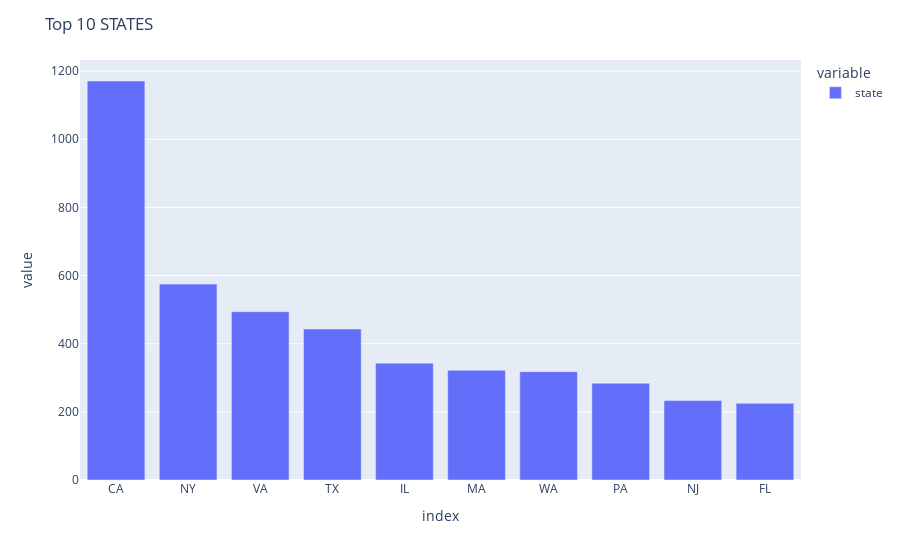

Notebook source saved alongside this figure:
### Markdown cell above
### Top 5 companies hiring for Data scientist:
- SSRS has highest number of positions. 
- Kforce 
- TEK systems, Inc
- Facebook 
- KPMG 
- Amazon

### Code cell
data3 = pd.DataFrame(df['state'].value_counts().head(10))
data3

import plotly.express as px
fig = px.bar(data3)
fig.update_layout(title = 'Top 10 STATES')

### Figure 1 — Plotly figure (JSON) as saved in the notebook; plotly's stock layout.template omitted (floating-point values rounded to 4 significant figures)
{"data": [{"alignmentgroup": "True", "hovertemplate": "variable=state<br>index=%{x}<br>value=%{y}<extra></extra>", "legendgroup": "state", "marker": {"color": "#636efa"}, "name": "state", "offsetgroup": "state", "orientation": "v", "showlegend": true, "textposition": "auto", "type": "bar", "x": ["CA", "NY", "VA", "TX", "IL", "MA", "WA", "PA", "NJ", "FL"], "xaxis": "x", "y": [1171, 575, 494, 443, 343, 322, 318, 284, 233, 225], "yaxis": "y"}], "layout": {"barmode": "relative", "legend": {"title": {"text": "variable"}, "tracegroupgap": 0}, "margin": {"t": 60}, "title": {"text": "Top 10 STATES"}, "xaxis": {"anchor": "y", "domain": [0, 1], "title": {"text": "index"}}, "yaxis": {"anchor": "x", "domain": [0, 1], "title": {"text": "value"}}}}
